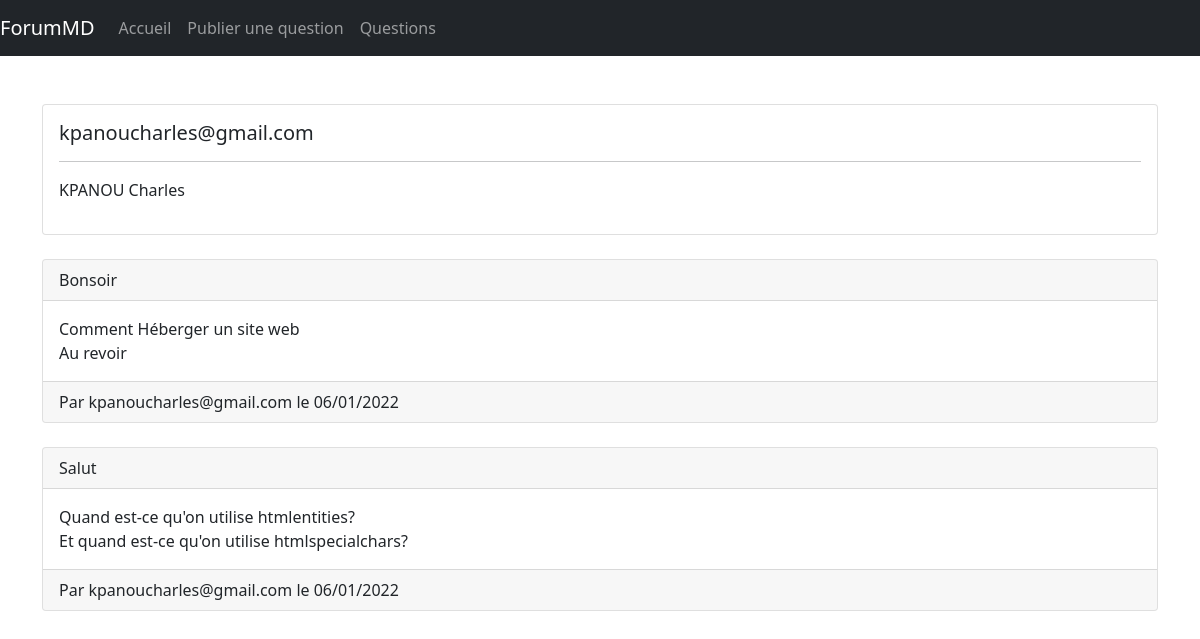
Screenshot of /profil.php?id=4 with the database file from the repository.
### tables this page shows
CREATE TABLE `membres` (
  `id` int(11) NOT NULL,
  `nom` varchar(255) NOT NULL,
  `prenom` varchar(255) NOT NULL,
  `email` varchar(255) NOT NULL,
  `civilite` enum('m','f') NOT NULL,
  `mdp` text NOT NULL
);

CREATE TABLE `questions` (
  `id` int(11) NOT NULL,
  `titre` varchar(255) NOT NULL,
  `descriptions` text NOT NULL,
  `contenu` text NOT NULL,
  `id_membre` int(11) NOT NULL,
  `email_membre` varchar(255) NOT NULL,
  `datpublication` text NOT NULL
);

### actions/users/profilusersAction.php (called while the page is built)
<?php
    require_once('actions/database.php');
    if(isset($_GET['id']) && !empty($_GET['id'])){
        $idusers = $_GET['id'];
        $usersexistes = $connexion->prepare("SELECT * FROM membres WHERE id = ?");
        $usersexistes->execute(array($idusers));
        if($usersexistes->rowCount() > 0){
            $usersinfo = $usersexistes->fetch();
            $nom = $usersinfo['nom'];
            $prenom = $usersinfo['prenom'];
            $email = $usersinfo['email'];
            $ensemblequestion = $connexion->prepare("SELECT * FROM questions WHERE id_membre = ? ORDER BY id DESC");
            $ensemblequestion->execute(array($idusers));
        }else{
            $error = "Aucun utilisateur trouver!";
        }
    }else{
        $error = "Aucun utilisateur trouver!";
    }
?>

### profil.php (the view, shortened to what this page needs)
<?php
    require_once('actions/users/profilusersAction.php');
?>
<!DOCTYPE html>
<html lang="en">
<?php
    include 'include/head.php';
?>
<body>
<?php
    include 'include/navbar.php';
?>
<br><br>
<div class="container">
<?php
        if(isset($ensemblequestion)){
            ?>
                <div class="card">
                    <div class="card-body">
                        <h5><?= $email; ?></h5>
                        <hr>
                        <p><?= $nom .' ' . $prenom; ?></p>
                    </div>
                </div>
                <br>
            <?php
            while($en = $ensemblequestion->fetch()){
                ?>
                    <div class="card">
                        <div class="card-header">
                            <?= $en['titre']; ?>
                        </div>
                        <div class="card-body">
                            <?= $en['descriptions']; ?><br>
                            <?= $en['contenu']; ?>
                        </div>
                        <div class="card-footer">
                            Par <?= $en['email_membre']; ?> le <?= $en['datpublication']; ?>
                        </div>
                    </div>
                    <br>
                <?php
            }
        }
    ?>
</div>
</body>
</html>

### rows the page displays
membres: email "kpanoucharles@gmail.com", nom "KPANOU", prenom "Charles"
questions: titre "Bonsoir", descriptions "Comment Héberger un site web", contenu "Au revoir", email_membre "kpanoucharles@gmail.com", datpublication "06/01/2022"
questions: titre "Salut", descriptions "Quand est-ce qu'on utilise htmlentities?", contenu "Et quand est-ce qu'on utilise htmlspecialchars?", email_membre "kpanoucharles@gmail.com", datpublication "06/01/2022"
